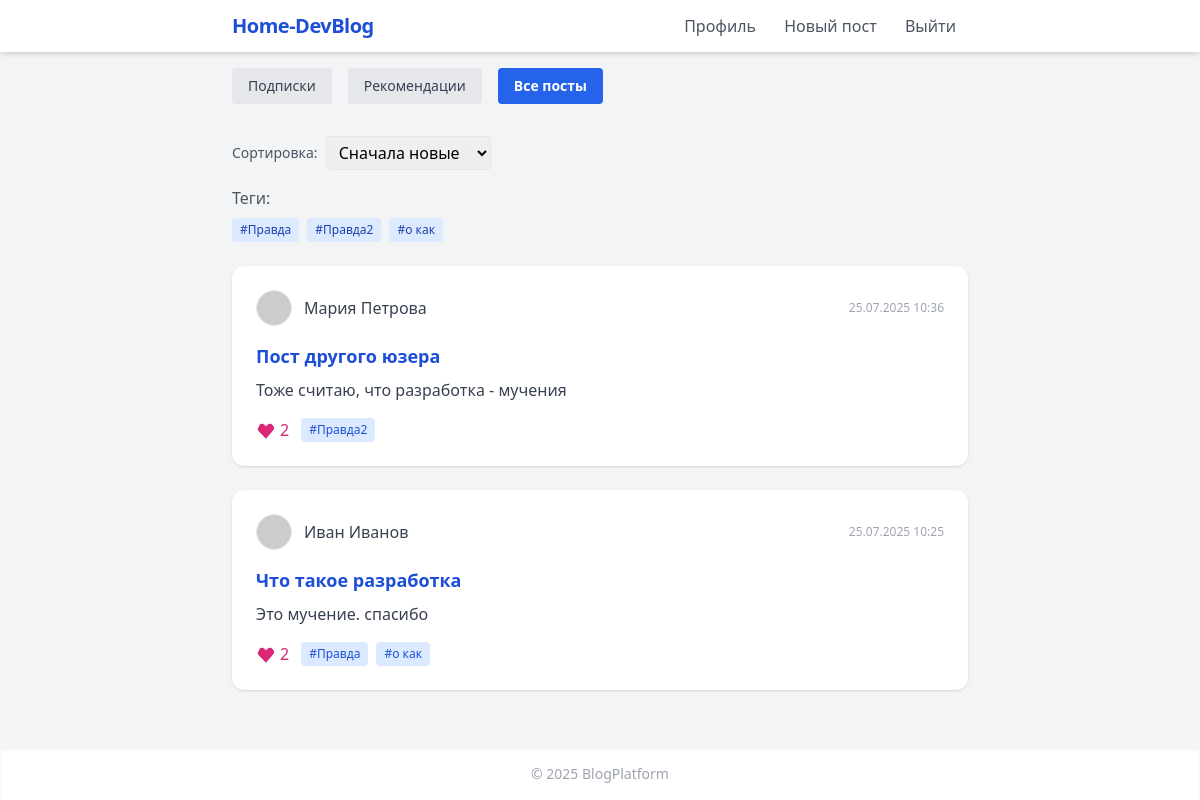
The app's page / (signed in) with its own data.
### app.py (models this page shows)
class Post(db.Model):
    id = db.Column(db.Integer, primary_key=True)
    user_id = db.Column(db.Integer, db.ForeignKey('user.id'), nullable=False)
    title = db.Column(db.String(200))
    content = db.Column(db.Text)
    date = db.Column(db.DateTime)
    tags = db.Column(db.String(200))
    is_private = db.Column(db.Boolean, default=False)
    user = db.relationship('User')

class User(db.Model):
    id = db.Column(db.Integer, primary_key=True)
    name = db.Column(db.String(80))
    email = db.Column(db.String(120), unique=True, nullable=False)
    password = db.Column(db.String(200), nullable=False)
    avatar = db.Column(db.String(200), nullable=True)

### app.py (the view)
@app.route('/')
def index():
    user = get_current_user()
    sort = request.args.get('sort', 'new')
    if user:
        posts_query = Post.query.filter(
            (Post.is_private == False) | (Post.user_id == user.id)
        )
    else:
        posts_query = Post.query.filter_by(is_private=False)
    if sort == 'old':
        posts_query = posts_query.order_by(Post.date.asc())
    elif sort == 'likes':
        posts_query = posts_query.outerjoin(Like, Post.id == Like.post_id)\
            .group_by(Post.id)\
            .order_by(func.count(Like.id).desc(), Post.date.desc())
    else:
        posts_query = posts_query.order_by(Post.date.desc())
    posts = posts_query.all()
    for post in posts:
        post.likes_count = Like.query.filter_by(post_id=post.id).count()
    likes = []
    if user:
        likes = [like.post_id for like in Like.query.filter_by(user_id=user.id)]
    all_tags = set()
    for post in posts:
        if post.tags:
            for tag in post.tags.split(','):
                tag = tag.strip()
                if tag:
                    all_tags.add(tag)
    return render_template('index.html', posts=posts, user=user, likes=likes, all_tags=sorted(all_tags), sort=sort, current_tab='all')

### app.py (called while the page is built)
def get_current_user():
    if 'user_id' in session:
        return User.query.get(session['user_id'])
    return None

### templates/index.html (shortened to what this page needs)
{% extends "base.html" %}
{% block content %}
<div class="mb-8 flex gap-4">
    <a href="{{ url_for('feed_subscriptions') }}"
        class="text-sm px-4 py-2 rounded
        {% if current_tab == 'subscriptions' %}bg-blue-600 text-white font-bold{% else %}bg-gray-200 text-gray-700{% endif %}">
        Подписки
    </a>
    <a href="{{ url_for('feed_recommendations') }}"
        class="text-sm px-4 py-2 rounded
        {% if current_tab == 'recommendations' %}bg-blue-600 text-white font-bold{% else %}bg-gray-200 text-gray-700{% endif %}">
        Рекомендации
    </a>
    <a href="{{ url_for('index') }}" class="text-sm px-4 py-2 rounded
        {% if current_tab == 'all' %}bg-blue-600 text-white font-bold{% else %}bg-gray-200 text-gray-700{% endif %}">
        Все посты
    </a>
</div>
<form method="get" class="mb-4 flex gap-2 items-center">
    <label class="text-gray-600 text-sm">Сортировка:</label>
    <select name="sort" onchange="this.form.submit()" class="border rounded px-2 py-1">
        <option value="new" {% if sort=='new' %}selected{% endif %}>Сначала новые</option>
    </select>
</form>
{% if all_tags %}
<div class="mb-6">
    <div class="text-gray-600 mb-2">Теги:</div>
    <div class="flex flex-wrap gap-2">
        {% for tag in all_tags %}
        <a href="{{ url_for('posts_by_tag', tag=tag) }}"
            class="bg-blue-100 text-blue-800 px-2 py-1 rounded text-xs hover:bg-blue-200 {% if current_tag == tag %}font-bold bg-blue-200{% endif %}">#{{
            tag }}</a>
        {% endfor %}
    </div>
</div>
{% endif %}
{% if posts %}
<div class="space-y-6">
    {% for post in posts %}
    <div class="bg-white p-6 rounded-xl shadow hover:shadow-lg transition flex flex-col gap-2">
        <div class="flex items-center gap-3 mb-2">
            <img src="{{ post.user.avatar or 'https://randomuser.me/api/portraits/men/1.jpg' }}"
                class="w-9 h-9 rounded-full border">
            <a href="{{ url_for('view_user', user_id=post.user.id) }}"
                class="font-medium text-gray-700 hover:underline">{{ post.user.name }}</a>
            <span class="ml-auto text-xs text-gray-400">{{ post.date.strftime('%d.%m.%Y %H:%M') }}</span>
        </div>
        <a href="{{ url_for('post_view', post_id=post.id) }}" class="text-lg font-bold text-blue-700 hover:underline">{{
            post.title }}</a>
        <div class="text-gray-700">{{ post.content[:120] }}{% if post.content|length > 120 %}...{% endif %}</div>
        <div class="flex items-center gap-3 mt-2">
            <button
                class="like-btn {% if post.id in likes %}text-pink-600{% else %}text-gray-400{% endif %} flex items-center gap-1"
                data-post-id="{{ post.id }}" style="background:none;border:none;padding:0;outline:none;">
                <svg class="w-5 h-5 inline" fill="currentColor" viewBox="0 0 20 20">
                    <path
                        d="M3.172 5.172a4 4 0 015.656 0L10 6.343l1.172-1.171a4 4 0 015.656 5.656L10 18.657l-6.828-6.829a4 4 0 010-5.656z" />
                </svg>
                <span class="like-count">{{ post.likes_count }}</span>
            </button>
            {% if post.tags %}
            <div class="flex gap-2">
                {% for tag in post.tags.split(',') %}
                <a href="{{ url_for('posts_by_tag', tag=tag.strip()) }}"
                    class="bg-blue-100 text-blue-700 text-xs px-2 py-1 rounded hover:bg-blue-200">#{{ tag.strip() }}</a>
                {% endfor %}
            </div>
            {% endif %}
        </div>
    </div>
    {% endfor %}
</div>
{% else %}
<div class="bg-white p-6 rounded-xl shadow text-center text-gray-500 text-lg">
    Нет публикаций
</div>
{% endif %}
{% endblock %}

### records on screen
Post: tags "Правда2", user.name "Мария Петрова", date "25.07.2025 10:36", title "Пост другого юзера", content "Тоже считаю, что разработка - мучения", likes_count "2", strip "Правда2"
Post: user.name "Иван Иванов", date "25.07.2025 10:25", title "Что такое разработка", content "Это мучение. спасибо", likes_count "2", strip "Правда" "о как"

### other values on screen
{{ tag }} "Правда" "о как"
{{ 2025 }} "2025"
